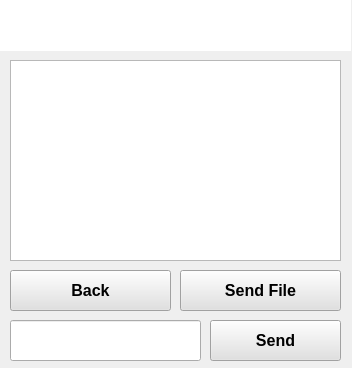
<?xml version="1.0" encoding="UTF-8"?>
<ui version="4.0">
 <class>Dialog</class>
 <widget class="QDialog" name="Dialog">
  <property name="geometry">
   <rect>
    <x>0</x>
    <y>0</y>
    <width>352</width>
    <height>368</height>
   </rect>
  </property>
  <property name="windowTitle">
   <string>Dialog</string>
  </property>
  <widget class="QLabel" name="statusbar">
   <property name="geometry">
    <rect>
     <x>0</x>
     <y>0</y>
     <width>351</width>
     <height>51</height>
    </rect>
   </property>
   <property name="font">
    <font>
     <pointsize>11</pointsize>
    </font>
   </property>
   <property name="styleSheet">
    <string notr="true">background:white;
qproperty-alignment: AlignCenter;
color:blue;</string>
   </property>
   <property name="text">
    <string/>
   </property>
  </widget>
  <widget class="QTextEdit" name="te_logs">
   <property name="geometry">
    <rect>
     <x>10</x>
     <y>60</y>
     <width>331</width>
     <height>201</height>
    </rect>
   </property>
   <property name="html">
    <string>&lt;!DOCTYPE HTML PUBLIC &quot;-//W3C//DTD HTML 4.0//EN&quot; &quot;http://www.w3.org/TR/REC-html40/strict.dtd&quot;&gt;
&lt;html&gt;&lt;head&gt;&lt;meta name=&quot;qrichtext&quot; content=&quot;1&quot; /&gt;&lt;style type=&quot;text/css&quot;&gt;
p, li { white-space: pre-wrap; }
&lt;/style&gt;&lt;/head&gt;&lt;body style=&quot; font-family:'MS Shell Dlg 2'; font-size:7.8pt; font-weight:400; font-style:normal;&quot;&gt;
&lt;p style=&quot;-qt-paragraph-type:empty; margin-top:0px; margin-bottom:0px; margin-left:0px; margin-right:0px; -qt-block-indent:0; text-indent:0px;&quot;&gt;&lt;br /&gt;&lt;/p&gt;&lt;/body&gt;&lt;/html&gt;</string>
   </property>
  </widget>
  <widget class="QPushButton" name="btn_send">
   <property name="geometry">
    <rect>
     <x>210</x>
     <y>320</y>
     <width>131</width>
     <height>41</height>
    </rect>
   </property>
   <property name="font">
    <font>
     <pointsize>12</pointsize>
     <weight>75</weight>
     <bold>true</bold>
    </font>
   </property>
   <property name="styleSheet">
    <string notr="true">background-color:rgba(225,225,225,255);</string>
   </property>
   <property name="text">
    <string>Send</string>
   </property>
   <property name="autoDefault">
    <bool>false</bool>
   </property>
   <property name="default">
    <bool>false</bool>
   </property>
   <property name="flat">
    <bool>false</bool>
   </property>
  </widget>
  <widget class="QLineEdit" name="le_message">
   <property name="geometry">
    <rect>
     <x>10</x>
     <y>320</y>
     <width>191</width>
     <height>41</height>
    </rect>
   </property>
   <property name="font">
    <font>
     <pointsize>12</pointsize>
    </font>
   </property>
  </widget>
  <widget class="QPushButton" name="btn_sendfile">
   <property name="geometry">
    <rect>
     <x>180</x>
     <y>270</y>
     <width>161</width>
     <height>41</height>
    </rect>
   </property>
   <property name="font">
    <font>
     <pointsize>12</pointsize>
     <weight>75</weight>
     <bold>true</bold>
    </font>
   </property>
   <property name="styleSheet">
    <string notr="true">background-color:rgba(225,225,225,255);</string>
   </property>
   <property name="text">
    <string>Send File</string>
   </property>
   <property name="autoDefault">
    <bool>false</bool>
   </property>
   <property name="default">
    <bool>false</bool>
   </property>
   <property name="flat">
    <bool>false</bool>
   </property>
  </widget>
  <widget class="QPushButton" name="btn_back">
   <property name="geometry">
    <rect>
     <x>10</x>
     <y>270</y>
     <width>161</width>
     <height>41</height>
    </rect>
   </property>
   <property name="font">
    <font>
     <pointsize>12</pointsize>
     <weight>75</weight>
     <bold>true</bold>
    </font>
   </property>
   <property name="styleSheet">
    <string notr="true">background-color:rgba(225,225,225,255);</string>
   </property>
   <property name="text">
    <string>Back</string>
   </property>
   <property name="autoDefault">
    <bool>false</bool>
   </property>
   <property name="default">
    <bool>false</bool>
   </property>
   <property name="flat">
    <bool>false</bool>
   </property>
  </widget>
 </widget>
 <resources/>
 <connections/>
</ui>
